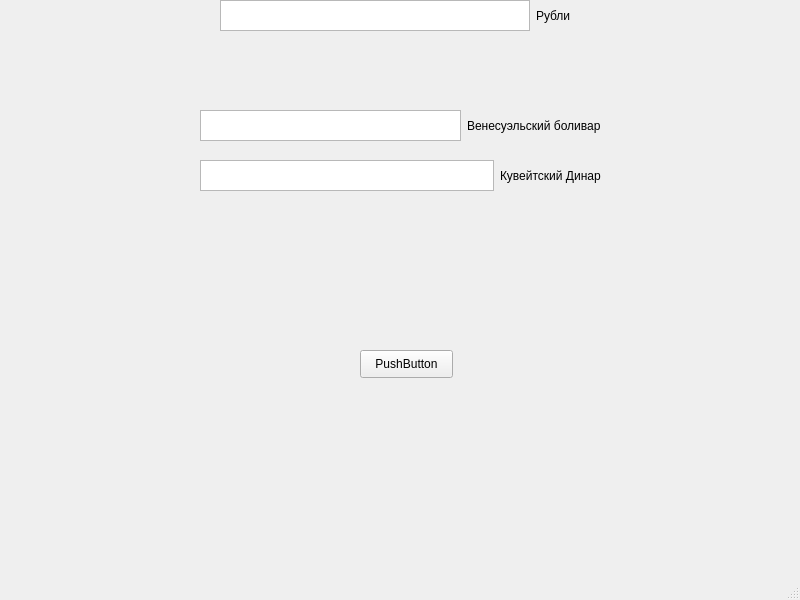
<?xml version="1.0" encoding="UTF-8"?>
<ui version="4.0">
 <class>MainWindow</class>
 <widget class="QMainWindow" name="MainWindow">
  <property name="geometry">
   <rect>
    <x>0</x>
    <y>0</y>
    <width>800</width>
    <height>600</height>
   </rect>
  </property>
  <property name="windowTitle">
   <string>MainWindow</string>
  </property>
  <widget class="QWidget" name="centralwidget">
   <widget class="QWidget" name="horizontalLayoutWidget">
    <property name="geometry">
     <rect>
      <x>200</x>
      <y>110</y>
      <width>401</width>
      <height>31</height>
     </rect>
    </property>
    <layout class="QHBoxLayout" name="horizontalLayout">
     <item>
      <widget class="QTextEdit" name="textEdit"/>
     </item>
     <item>
      <widget class="QLabel" name="label_3">
       <property name="text">
        <string>Венесуэльский боливар</string>
       </property>
      </widget>
     </item>
    </layout>
   </widget>
   <widget class="QWidget" name="horizontalLayoutWidget_2">
    <property name="geometry">
     <rect>
      <x>200</x>
      <y>160</y>
      <width>401</width>
      <height>31</height>
     </rect>
    </property>
    <layout class="QHBoxLayout" name="horizontalLayout_2">
     <item>
      <widget class="QTextEdit" name="textEdit_2"/>
     </item>
     <item>
      <widget class="QLabel" name="label_2">
       <property name="text">
        <string>Кувейтский Динар</string>
       </property>
      </widget>
     </item>
    </layout>
   </widget>
   <widget class="QLabel" name="label">
    <property name="geometry">
     <rect>
      <x>50</x>
      <y>50</y>
      <width>55</width>
      <height>16</height>
     </rect>
    </property>
    <property name="text">
     <string/>
    </property>
   </widget>
   <widget class="QWidget" name="horizontalLayoutWidget_3">
    <property name="geometry">
     <rect>
      <x>220</x>
      <y>0</y>
      <width>351</width>
      <height>31</height>
     </rect>
    </property>
    <layout class="QHBoxLayout" name="horizontalLayout_3">
     <item>
      <widget class="QTextEdit" name="textEdit_3"/>
     </item>
     <item>
      <widget class="QLabel" name="label_4">
       <property name="text">
        <string>Рубли</string>
       </property>
      </widget>
     </item>
    </layout>
   </widget>
   <widget class="QPushButton" name="pushButton">
    <property name="geometry">
     <rect>
      <x>360</x>
      <y>350</y>
      <width>93</width>
      <height>28</height>
     </rect>
    </property>
    <property name="text">
     <string>PushButton</string>
    </property>
   </widget>
  </widget>
  <widget class="QMenuBar" name="menubar">
   <property name="geometry">
    <rect>
     <x>0</x>
     <y>0</y>
     <width>800</width>
     <height>26</height>
    </rect>
   </property>
  </widget>
  <widget class="QStatusBar" name="statusbar"/>
 </widget>
 <resources/>
 <connections/>
</ui>
